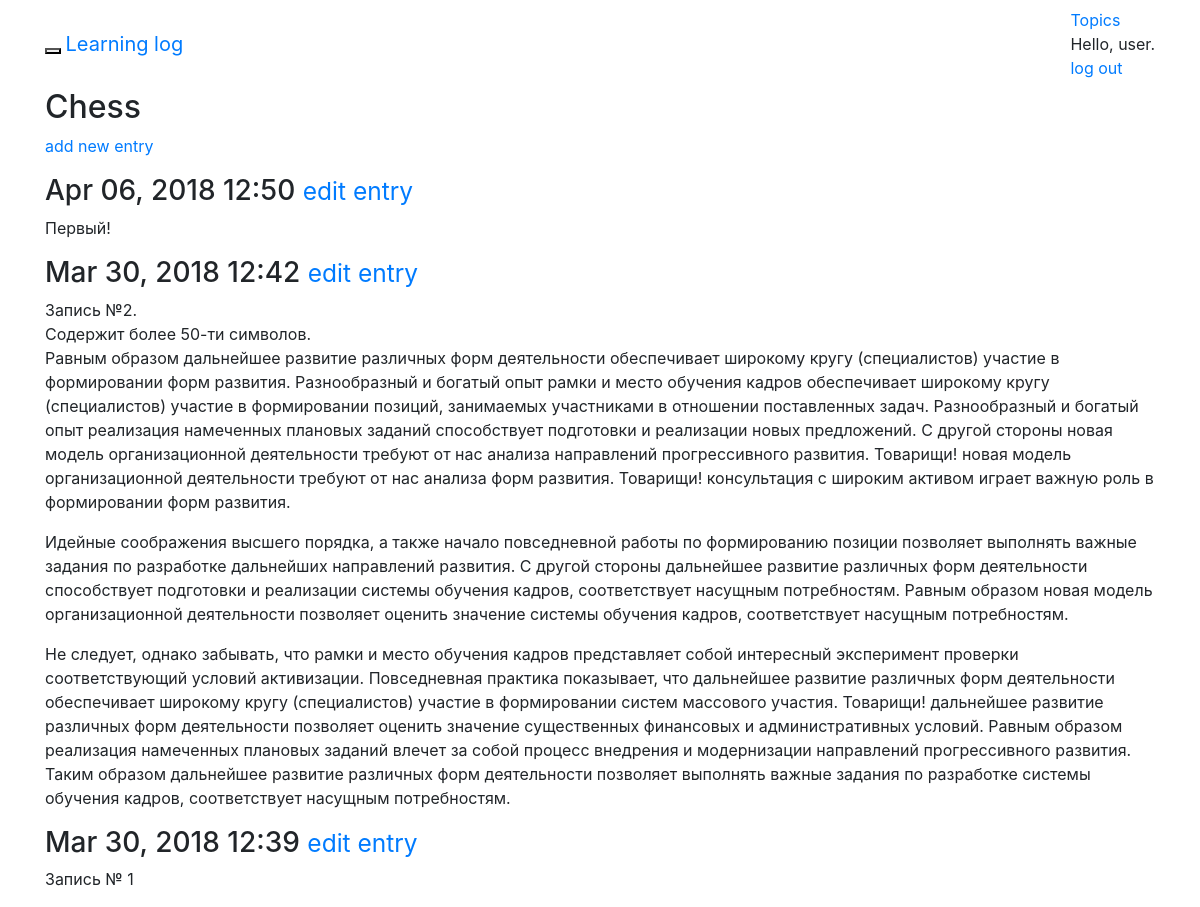
/topics/1/ (signed in), run on the app's committed database.
### learning_logs/models.py (models this page shows, shortened)
class Topic(models.Model):
  text = models.CharField(max_length=200)
  date_added = models.DateTimeField(auto_now_add=True)
  owner = models.ForeignKey(User, on_delete=models.CASCADE)
  def __str__(self):
    return self.text

class Entry(models.Model):
  topic = models.ForeignKey(Topic, on_delete=models.CASCADE)
  text = models.TextField()
  date_added = models.DateTimeField(auto_now_add=True)
  class Meta:
    verbose_name_plural = 'entries'

### learning_logs/views.py (the view)
# urls.py: path('topics/<int:topic_id>/', views.topic, name='topic'),
@login_required
def topic(request, topic_id):
  topic = Topic.objects.get(id=topic_id)
  if topic.owner != request.user:
    raise Http404
  entries = topic.entry_set.order_by('-date_added')
  context = {'topic': topic, 'entries': entries}
  return render(request, 'learning_logs/topic.html', context)

### learning_logs/templates/learning_logs/topic.html
{% extends 'learning_logs/base.html' %}
{% block header %}
  <h2>{{ topic }}</h2>
{% endblock header %}
{% block content %}
  <p>
    <a href="{% url 'learning_logs:new_entry' topic.id %}">add new entry</a>
  </p>
  {% for entry in entries %}
    <div class="panel panel-default">
      <div class="panel-heading">
        <h3>
          {{ entry.date_added|date:'M d, Y H:i' }}
          <small>
            <a href="{% url 'learning_logs:edit_entry' entry.id %}">
              edit entry</a>
          </small>
        </h3>
      </div>
      <div class="panel-body">
        {{ entry.text|linebreaks }}
      </div>
    </div>
  {% empty %}
    There are no entries for this topic yet.
  {% endfor %}
{% endblock content %}

### learning_logs/templates/learning_logs/base.html (shortened to what this page needs)
{% load bootstrap4 %}
<!DOCTYPE html>
<html lang="en">
<head>
  {% bootstrap_css %}
</head>
<body>
  <nav class="navbar navbar-default navbar-static-top">
    <div class="container">
      <div class="navbar-header">
        <button type="button" class="navbar-toggle collapsed"
          data-toggle="collapse" data-target="#navbar"
          aria-expanded="false" aria-controls="navbar"></button>
        <a class="navbar-brand" href="{% url 'learning_logs:index' %}">
          Learning log</a>
      </div>
      <div>
        <ul class="nav navbar-nav">
          <li><a href="{% url 'learning_logs:topics' %}">Topics</a></li>
        </ul>
        <ul class="nav navbar-nav navbar-right">
          {% if user.is_authenticated %}
            <li><a>Hello, {{ user.username }}.</a></li>
            <li><a href="{% url 'users:logout' %}">log out</a></li>
          {% else %}
            <li><a href="{% url 'users:register' %}">register</a></li>
            <li><a href="{% url 'users:login' %}">log in</a></li>
          {% endif %}
        </ul>
      </div>
    </div>
  </nav>
  <div class="container">
    <div class="page-header">
      {% block header %}{% endblock header %}
    </div>
    <div>
      {% block content %}{% endblock content %}
    </div>
  </div>
</body>
</html>

### data on the page
Topic: text "Chess"
Entry: date_added "Apr 06, 2018 12:50", text "Первый!"
Entry: date_added "Mar 30, 2018 12:42", text "Запись №2. Содержит более 50-ти символов. Равным образом дальнейшее развитие различных форм деятельности обеспечивает широкому кругу (специалистов) участие в формировании форм развития. Разнообразный и богатый опыт рамки и место обучения кадров обеспечивает широкому кругу (специалистов) участие в формировании позиций, занимаемых участниками в отношении поставленных задач. Разнообразный и богатый опыт реализация намеченных плановых заданий способствует подготовки и реализации новых предложений. С другой стороны новая модель организационной деятельности требуют от нас анализа направлений прогрессивного развития. Товарищи! новая модель организационной деятельности требуют от нас анализа форм…"
Entry: date_added "Mar 30, 2018 12:39", text "Запись № 1"

### other printed values
{{ user.username }} "user"
